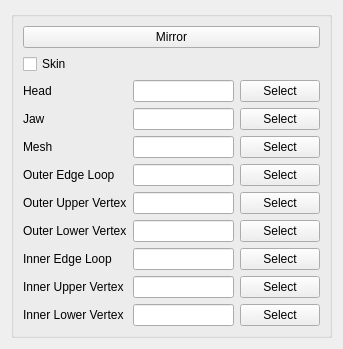
<?xml version="1.0" encoding="UTF-8"?>
<ui version="4.0">
 <class>Form</class>
 <widget class="QWidget" name="Form">
  <property name="geometry">
   <rect>
    <x>0</x>
    <y>0</y>
    <width>343</width>
    <height>321</height>
   </rect>
  </property>
  <property name="windowTitle">
   <string>Form</string>
  </property>
  <layout class="QVBoxLayout" name="verticalLayout">
   <item>
    <widget class="QGroupBox" name="groupBox_2">
     <property name="title">
      <string/>
     </property>
     <layout class="QGridLayout" name="gridLayout">
      <item row="3" column="1">
       <widget class="QLineEdit" name="jaw_lineEdit"/>
      </item>
      <item row="6" column="1">
       <widget class="QLineEdit" name="outer_upper_vertex_lineEdit"/>
      </item>
      <item row="4" column="0">
       <widget class="QLabel" name="label">
        <property name="text">
         <string>Mesh</string>
        </property>
       </widget>
      </item>
      <item row="2" column="2">
       <widget class="QPushButton" name="head_pushButton">
        <property name="text">
         <string>Select</string>
        </property>
       </widget>
      </item>
      <item row="11" column="1">
       <spacer name="verticalSpacer">
        <property name="orientation">
         <enum>Qt::Vertical</enum>
        </property>
        <property name="sizeHint" stdset="0">
         <size>
          <width>20</width>
          <height>40</height>
         </size>
        </property>
       </spacer>
      </item>
      <item row="8" column="1">
       <widget class="QLineEdit" name="inner_edge_loop_lineEdit"/>
      </item>
      <item row="9" column="1">
       <widget class="QLineEdit" name="inner_upper_vertex_lineEdit">
        <property name="text">
         <string/>
        </property>
       </widget>
      </item>
      <item row="6" column="2">
       <widget class="QPushButton" name="outer_upper_vertex_pushButton">
        <property name="text">
         <string>Select</string>
        </property>
       </widget>
      </item>
      <item row="2" column="0">
       <widget class="QLabel" name="label_8">
        <property name="text">
         <string>Head</string>
        </property>
       </widget>
      </item>
      <item row="3" column="2">
       <widget class="QPushButton" name="jaw_pushButton">
        <property name="text">
         <string>Select</string>
        </property>
       </widget>
      </item>
      <item row="10" column="2">
       <widget class="QPushButton" name="inner_lower_vertex_pushButton">
        <property name="text">
         <string>Select</string>
        </property>
       </widget>
      </item>
      <item row="4" column="2">
       <widget class="QPushButton" name="mesh_pushButton">
        <property name="text">
         <string>Select</string>
        </property>
       </widget>
      </item>
      <item row="7" column="1">
       <widget class="QLineEdit" name="outer_lower_vertex_lineEdit"/>
      </item>
      <item row="5" column="1">
       <widget class="QLineEdit" name="outer_edge_loop_lineEdit"/>
      </item>
      <item row="1" column="0">
       <widget class="QCheckBox" name="skin_checkBox">
        <property name="text">
         <string>Skin</string>
        </property>
       </widget>
      </item>
      <item row="8" column="2">
       <widget class="QPushButton" name="inner_edge_loop_pushButton">
        <property name="text">
         <string>Select</string>
        </property>
       </widget>
      </item>
      <item row="7" column="2">
       <widget class="QPushButton" name="outer_lower_vertex_pushButton">
        <property name="text">
         <string>Select</string>
        </property>
       </widget>
      </item>
      <item row="4" column="1">
       <widget class="QLineEdit" name="mesh_lineEdit"/>
      </item>
      <item row="9" column="0">
       <widget class="QLabel" name="label_6">
        <property name="text">
         <string>Inner Upper Vertex</string>
        </property>
       </widget>
      </item>
      <item row="9" column="2">
       <widget class="QPushButton" name="inner_upper_vertex_pushButton">
        <property name="text">
         <string>Select</string>
        </property>
       </widget>
      </item>
      <item row="10" column="1">
       <widget class="QLineEdit" name="inner_lower_vertex_lineEdit">
        <property name="text">
         <string/>
        </property>
       </widget>
      </item>
      <item row="2" column="1">
       <widget class="QLineEdit" name="head_lineEdit"/>
      </item>
      <item row="5" column="0">
       <widget class="QLabel" name="label_2">
        <property name="text">
         <string>Outer Edge Loop</string>
        </property>
       </widget>
      </item>
      <item row="5" column="2">
       <widget class="QPushButton" name="outer_edge_loop_pushButton">
        <property name="text">
         <string>Select</string>
        </property>
       </widget>
      </item>
      <item row="8" column="0">
       <widget class="QLabel" name="label_5">
        <property name="text">
         <string>Inner Edge Loop</string>
        </property>
       </widget>
      </item>
      <item row="10" column="0">
       <widget class="QLabel" name="label_7">
        <property name="text">
         <string>Inner Lower Vertex</string>
        </property>
       </widget>
      </item>
      <item row="3" column="0">
       <widget class="QLabel" name="label_24">
        <property name="text">
         <string>Jaw</string>
        </property>
       </widget>
      </item>
      <item row="7" column="0">
       <widget class="QLabel" name="label_4">
        <property name="text">
         <string>Outer Lower Vertex</string>
        </property>
       </widget>
      </item>
      <item row="6" column="0">
       <widget class="QLabel" name="label_3">
        <property name="text">
         <string>Outer Upper Vertex</string>
        </property>
       </widget>
      </item>
      <item row="0" column="0" colspan="3">
       <widget class="QPushButton" name="mirror_pushButton">
        <property name="text">
         <string>Mirror</string>
        </property>
       </widget>
      </item>
     </layout>
    </widget>
   </item>
  </layout>
 </widget>
 <resources/>
 <connections/>
</ui>
